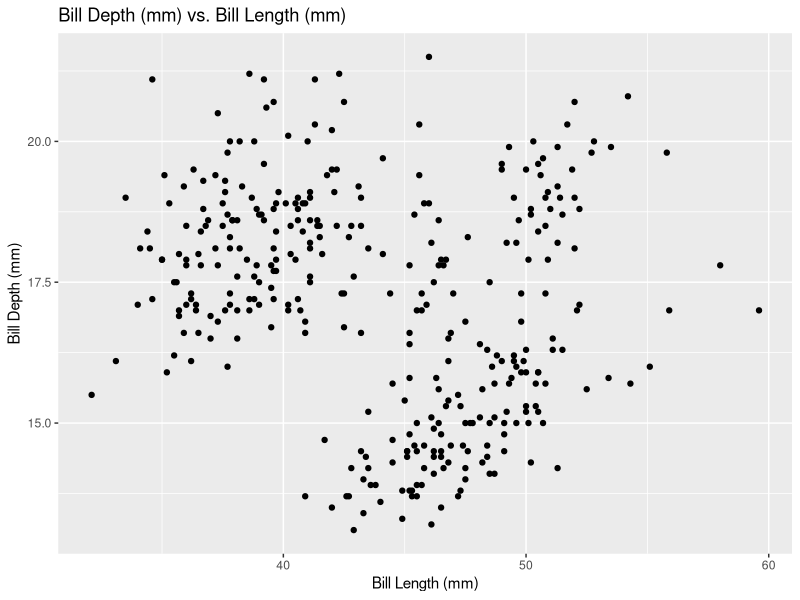
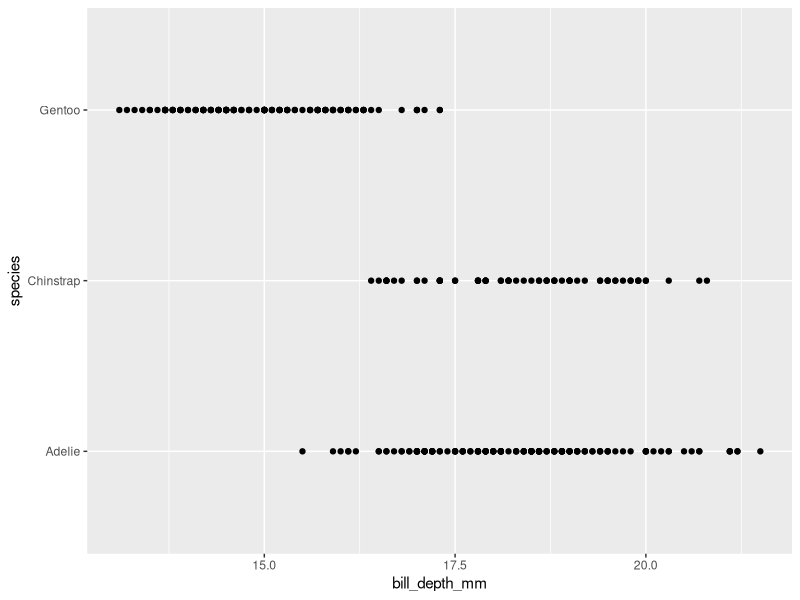
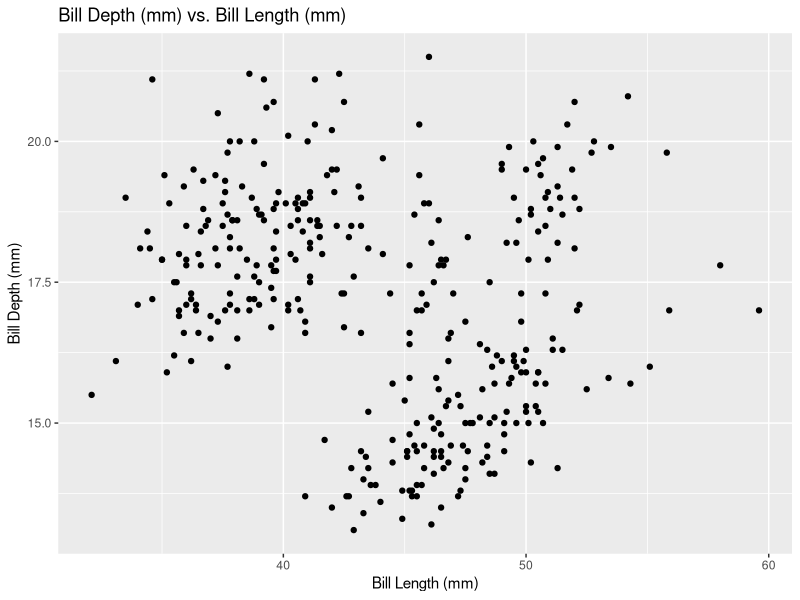
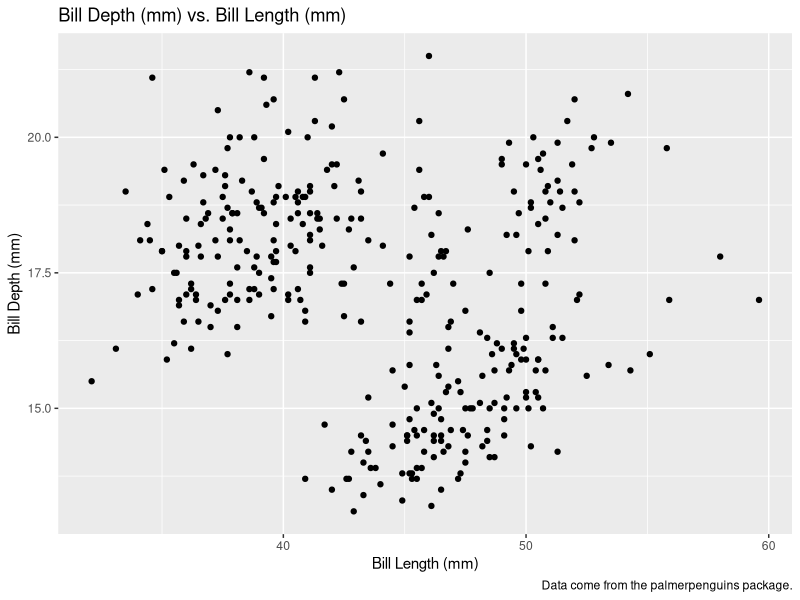
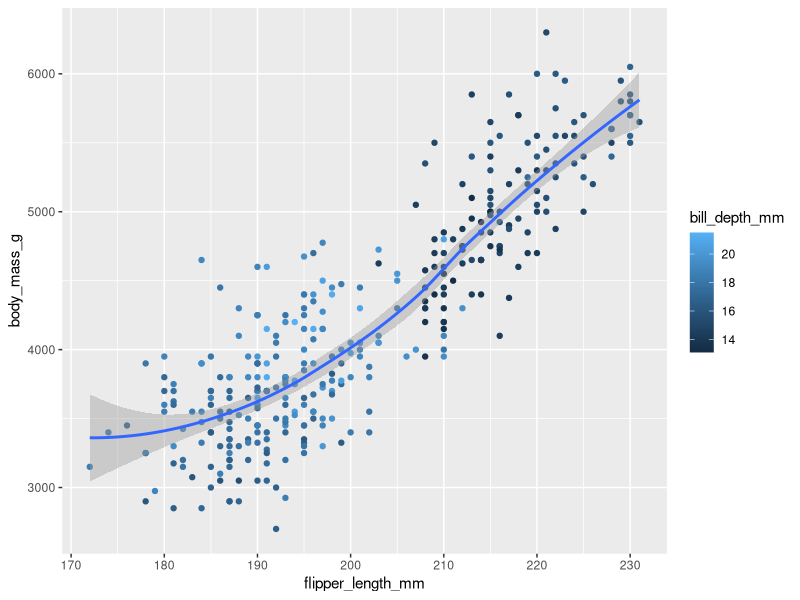
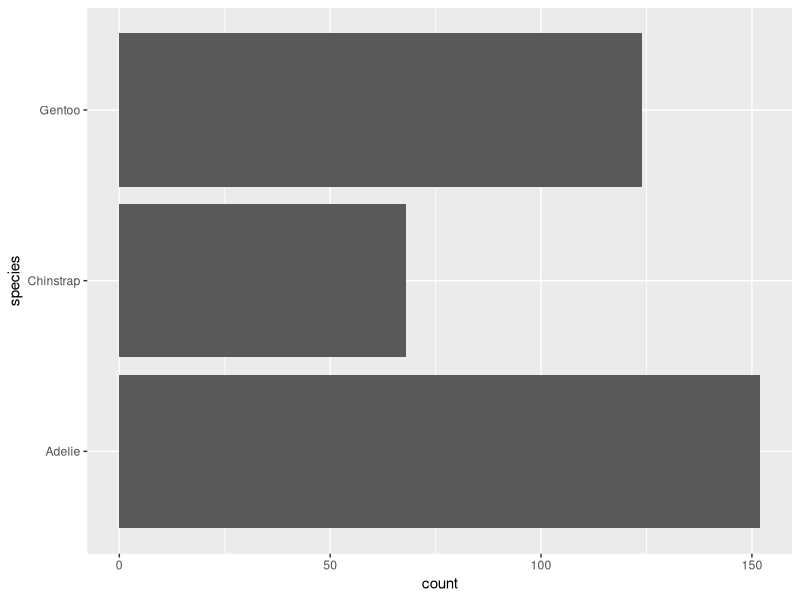
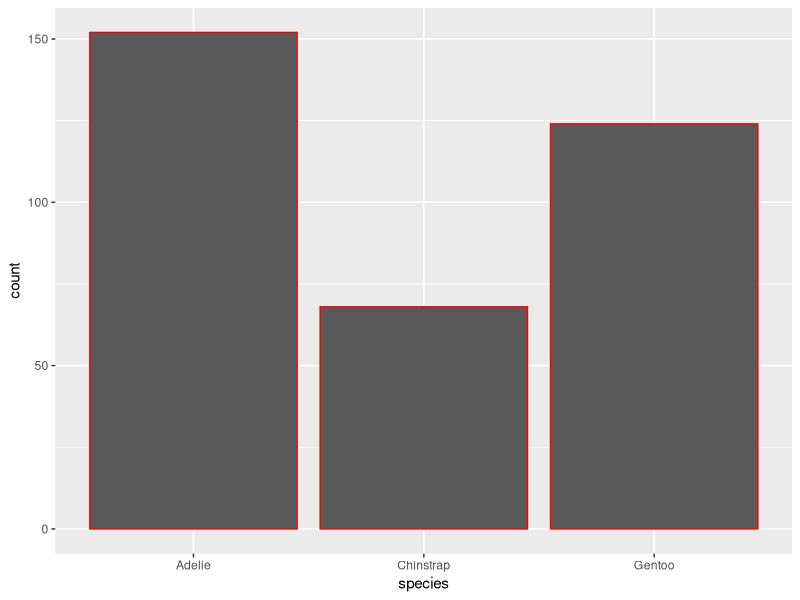
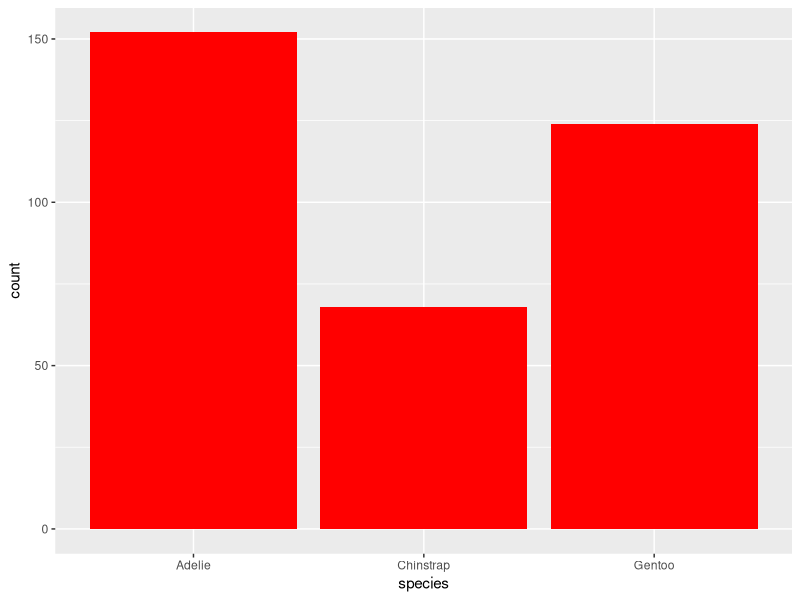

Generate these figures, in order, with R:
## ---- chunk 1
knitr::opts_chunk$set(echo = TRUE)
library(tidyverse)
library(ggthemes)
library(palmerpenguins)
## ---- chunk 2
glimpse(penguins)
## ---- chunk 3
?penguins
## ---- chunk 4
plot3 <- ggplot(penguins, aes(x = bill_length_mm, y=bill_depth_mm)) +
  geom_point() +
  labs(
    title = "Bill Depth (mm) vs. Bill Length (mm)",
    x = "Bill Length (mm)",
    y = "Bill Depth (mm)"
  )

plot3
## ---- chunk 5
plot4 <- ggplot(penguins, aes(x = bill_depth_mm, y=species)) +
  geom_point()

plot4
## ---- chunk 6
plot6 <- ggplot(penguins, aes(x = bill_length_mm, y=bill_depth_mm)) +
  geom_point(na.rm = TRUE) +
  labs(
    title = "Bill Depth (mm) vs. Bill Length (mm)",
    x = "Bill Length (mm)",
    y = "Bill Depth (mm)"
  )

plot6
## ---- chunk 7
plot7 <- ggplot(penguins, aes(x = bill_length_mm, y=bill_depth_mm)) +
  geom_point(na.rm = TRUE) +
  labs(
    title = "Bill Depth (mm) vs. Bill Length (mm)",
    x = "Bill Length (mm)",
    y = "Bill Depth (mm)",
    caption = "Data come from the palmerpenguins package."
  )

plot7
## ---- chunk 8
plot8 <- ggplot(penguins, aes(x=flipper_length_mm, y=body_mass_g))+
  geom_point(aes(color=bill_depth_mm))+
  geom_smooth()

plot8
## ---- chunk 9
plot1 <- ggplot(penguins) +
  geom_bar(aes(y=species))

plot1
## ---- chunk 10
ggplot(penguins, aes(x = species)) +
  geom_bar(color = "red")
## ---- chunk 11
ggplot(penguins, aes(x = species)) +
  geom_bar(fill = "red")
## ---- chunk 12
?mpg
mpg
## ---- chunk 13
ggplot(mpg, aes(x=displ, y=hwy))+
  geom_point(aes(color=model))


ggplot(mpg, aes(x=displ, y=hwy))+
  geom_point(aes(color=cty))

ggplot(mpg, aes(x=displ, y=hwy))+
  geom_point(aes(size=model))

ggplot(mpg, aes(x=displ, y=hwy))+
  geom_point(aes(size=cty))

ggplot(mpg, aes(x=displ, y=hwy))+
  geom_point(aes(shape=model))

# doesn't run because shape has to be assigned to a categorical variable
# ggplot(mpg, aes(x=displ, y=hwy))+
  # geom_point(aes(shape=cty))
## ---- chunk 14
ggplot(mpg)+
  geom_point(aes(x=hwy, y=displ, linewidth=cty))
## ---- chunk 15
ggplot(mpg, aes(x=displ, y=hwy))+
  geom_point(aes(color=drv))+
  labs(
    title = "Highway MPG vs. Engine Displacement (L)",
    caption = "Data provided from the ggplot2 library.",
    x = "Engine Displacement (L)",
    y = "Highway MPG",
    drv = "Drive Train"
  )
## ---- chunk 16
ggplot(mpg, aes(x=cty, y=hwy))+
  geom_point(aes(color=drv, shape=drv))+
  labs(
    x = "City MPG",
    y = "Highway MPG",
    color = "Type of drive train",
    shape = "Type of drive train"
  )
## ---- chunk 17
presidential |>
  mutate(id = 33 + row_number()) |>
  ggplot(aes(x = start, y = id, color = party)) +
  geom_point() +
  geom_segment(aes(xend = end, yend = id)) +
  scale_color_manual(values = c(Republican = "#E81B23", Democratic = "#00AEF3"))
## ---- chunk 18
presidential |>
  mutate(id = 33 + row_number()) |>
  ggplot(aes(x = start, y = id, color = party)) +
  geom_point() +
  geom_segment(aes(xend = end, yend = id)) +
  scale_color_manual(values = c(Republican = "#E81B23", Democratic = "#00AEF3"))
## ---- chunk 19
presidential |>
  mutate(id = 33 + row_number()) |>
  ggplot(aes(x = start, y = id, color = party)) +
  geom_point() +
  geom_segment(aes(xend = end, yend = id)) +
  scale_color_manual(values = c(Republican = "#E81B23", Democratic = "#00AEF3")) +
  geom_label(aes(label=name), size=3)
## ---- chunk 20
presidential |>
  mutate(id = 33 + row_number()) |>
  ggplot(aes(x = start, y = id, color = party)) +
  geom_point() +
  geom_segment(aes(xend = end, yend = id)) +
  scale_color_manual(values = c(Republican = "#E81B23", Democratic = "#00AEF3")) +
  geom_label(aes(label=name), size=3) +
  labs(
    x = "Year",
    y = "Presidential ID",
    title = "US Presidential Term Lengths",
    color = "Party"
  )
